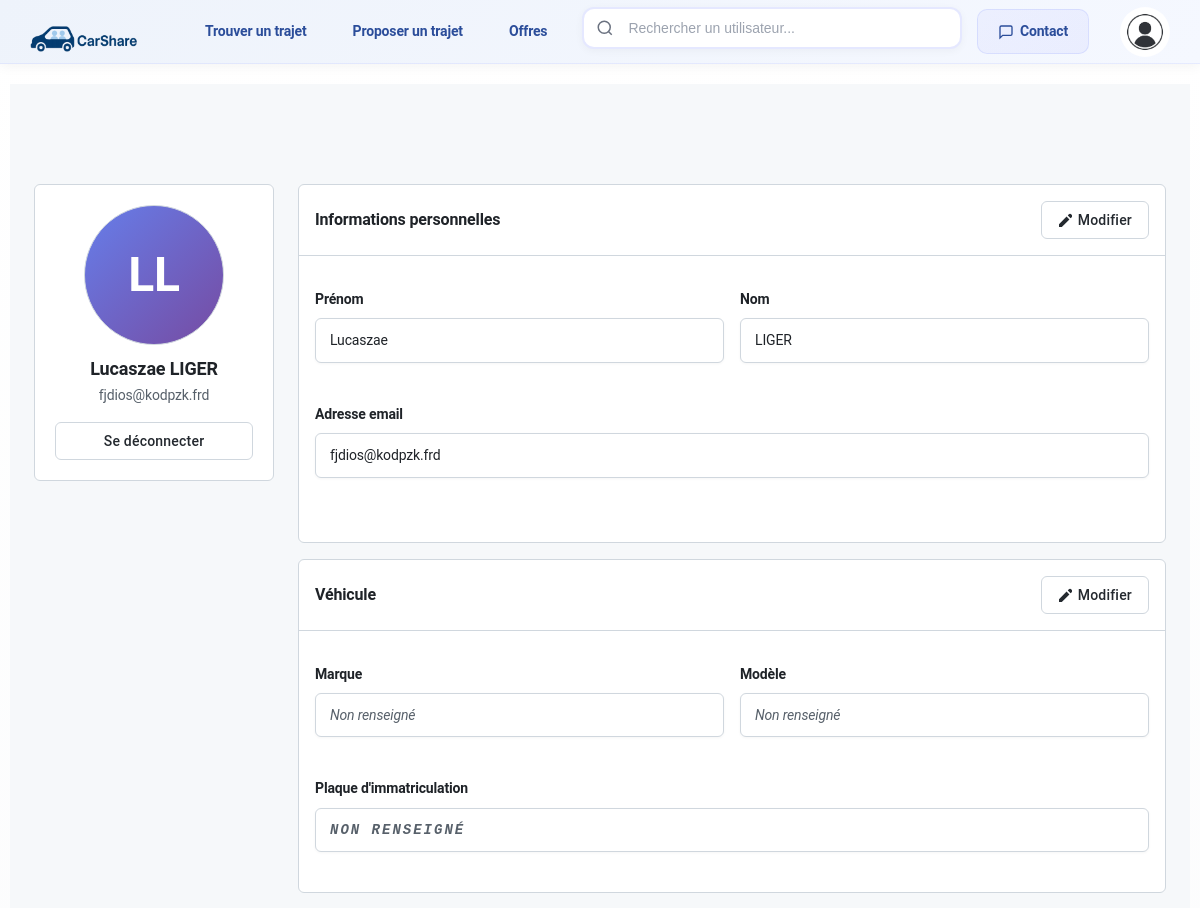
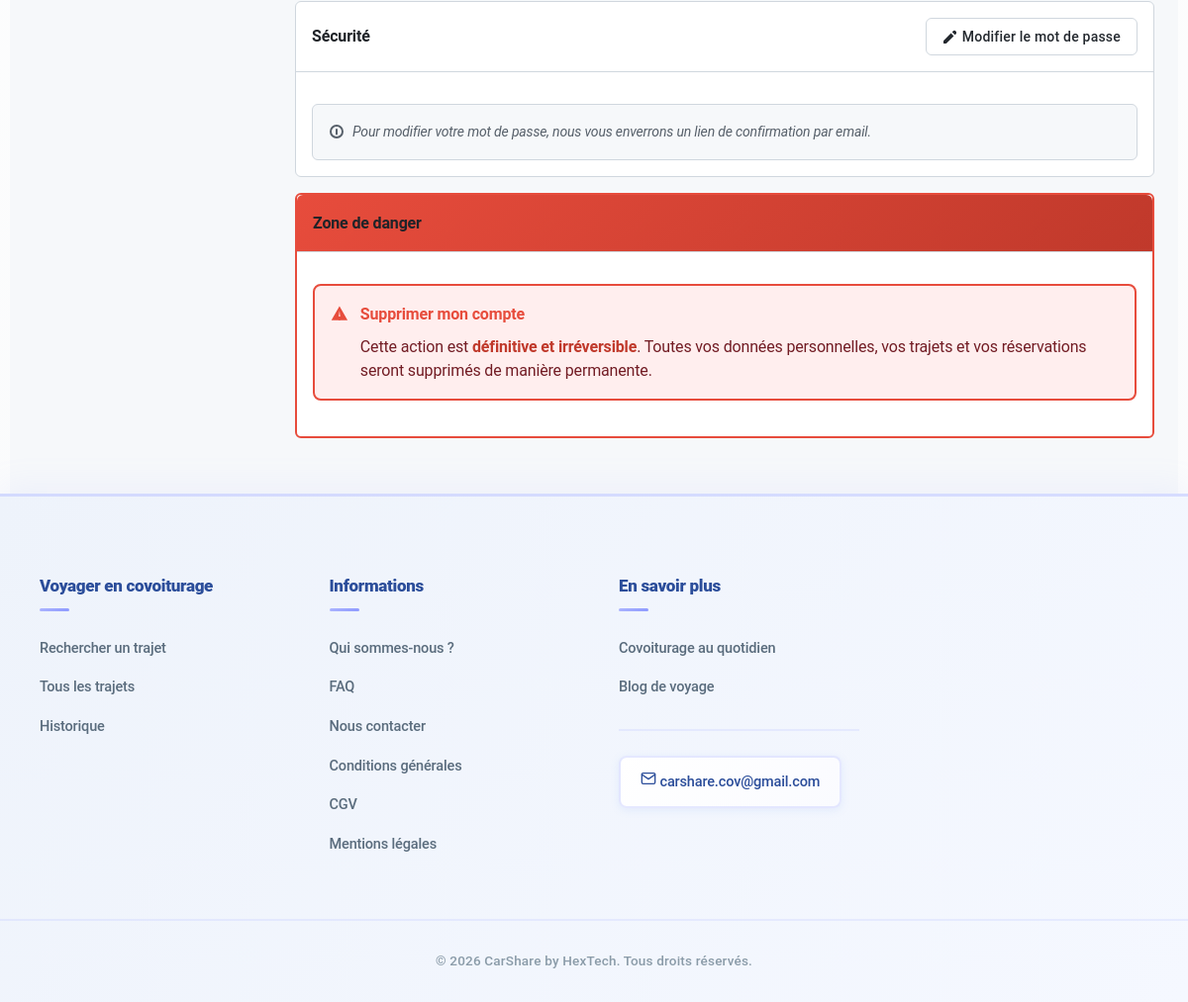
Screenshot of /index.php?action=profile (signed in) with the database file from the repository (2 pictures, top to bottom).
### tables this page shows
CREATE TABLE `users` (
  `id` bigint(20) UNSIGNED NOT NULL,
  `first_name` varchar(255) DEFAULT NULL,
  `last_name` varchar(255) DEFAULT NULL,
  `birth_date` date DEFAULT NULL,
  `email` varchar(255) NOT NULL,
  `password_hash` varchar(255) NOT NULL,
  `is_admin` tinyint(1) DEFAULT '0',
  `is_verified_user` tinyint(1) DEFAULT '0',
  `car_brand` varchar(255) DEFAULT NULL,
  `car_model` varchar(255) DEFAULT NULL,
  `car_year` int(11) DEFAULT NULL,
  `car_plate` varchar(255) DEFAULT NULL,
  `car_is_verified` tinyint(1) DEFAULT '0',
  `created_at` timestamp NOT NULL DEFAULT CURRENT_TIMESTAMP,
  `global_rating` float DEFAULT NULL,
  `profile_picture_path` varchar(255) DEFAULT NULL,
  `car_crit_air` tinyint(4) DEFAULT NULL
);

### controller/ProfileController.php (called while the page is built, shortened)
<?php
require_once __DIR__ . "/../model/ProfileModel.php";
require_once __DIR__ . "/../config.php";
class ProfileController {
    public function render() {
        $model = new ProfileModel();
        $userData = $model->getUserProfile($_SESSION['user_id']);
        $user = $userData;
        require __DIR__ . "/../view/ProfileView.php";
    }
}

### config.php (called while the page is built, shortened)
<?php
function url($path = '') {
    $path = ltrim($path, '/');
    return BASE_URL . $path;
}
function asset($asset) {
    $asset = ltrim($asset, '/');
    $asset = preg_replace('#^assets/#', '', $asset);
    return BASE_PATH . 'assets/' . $asset;
}

### model/Database.php (called while the page is built, shortened)
<?php
class Database {
    private static $db = null;
    private static $instance = null;
    public static function getInstance() {
        if (self::$instance === null) {
            self::$instance = new self();
        }
        return self::$instance;
    }
    public function getConnection() {
        include_once __DIR__ . '/../config.php';
        if (self::$db === null) {
            try {
                $dsn = "mysql:host=" . DB_HOST .
                       ";port=" . (defined('DB_PORT') ? DB_PORT : '3306') .
                       ";dbname=" . DB_NAME .
                       ";charset=utf8mb4";
                $options = [
                    PDO::ATTR_ERRMODE => PDO::ERRMODE_EXCEPTION,
                    PDO::ATTR_DEFAULT_FETCH_MODE => PDO::FETCH_ASSOC,
                    PDO::ATTR_EMULATE_PREPARES => false
                ];
                self::$db = new PDO($dsn, DB_USER, DB_PASS, $options);
            } catch (PDOException $e) {
                error_log("Erreur connexion BD: " . $e->getMessage());
                die("Erreur de connexion à la base de données. Veuillez réessayer plus tard.");
            }
        }
        return self::$db;
    }
    public static function getDb() {
        return self::getInstance()->getConnection();
    }
}

### model/ProfileModel.php (called while the page is built, shortened)
<?php
require_once __DIR__ . '/Database.php';
class ProfileModel {
    private $db;
    public function __construct() {
        $this->db = Database::getDb();
    }
    public function getUserProfile($userId) {
        $stmt = $this->db->prepare("SELECT * FROM users WHERE id = ?");
        $stmt->execute([$userId]);
        return $stmt->fetch();
    }
}

### view/ProfileView.php (the view, shortened to what this page needs)
<link rel="stylesheet" href="<?= asset('styles/page_profil.css') ?>">
<div class="profile-container">
    <div class="profile-layout">
        <aside class="profile-sidebar">
            <div class="profile-avatar-container">
                <?php if (!empty($user['profile_photo'])): ?>
                    <img src="<?= htmlspecialchars($user['profile_photo']) ?>" alt="Photo de profil" class="profile-avatar">
                <?php else: ?>
                    <div class="profile-avatar profile-avatar-default">
                        <span><?= strtoupper(substr($user['first_name'] ?? 'U', 0, 1) . substr($user['last_name'] ?? 'U', 0, 1)) ?></span>
                    </div>
                <?php endif; ?>
            </div>
            <div class="profile-identity">
                <h1 class="profile-name"><?= htmlspecialchars($user['first_name'] ?? '') ?> <?= htmlspecialchars($user['last_name'] ?? '') ?></h1>
                <p class="profile-email"><?= htmlspecialchars($user['email'] ?? '') ?></p>
            </div>
            <a href="<?= url('index.php?action=logout') ?>" class="btn btn-logout-sidebar">Se déconnecter</a>
        </aside>
        <div class="profile-main">
            <div class="profile-card">
                <div class="card-header">
                    <h2>Informations personnelles</h2>
                    <button type="button" class="btn btn-edit" id="editProfileBtn">
                        <svg width="14" height="14" viewBox="0 0 14 14" fill="none">
                            <path d="M10.586 1.586a2 2 0 112.828 2.828l-.793.793-2.828-2.828.793-.793zM8.586 3.586L1 11.172V14h2.828l7.586-7.586L8.586 3.586z" fill="currentColor"/>
                        </svg>
                        Modifier
                    </button>
                </div>
                <form method="POST" action="<?= url('index.php?action=profile') ?>" id="profileForm">
                    <div class="card-body">
                        <div class="info-grid">
                            <div class="info-field">
                                <label>Prénom</label>
                                <div class="info-display" data-field="first_name"><?= htmlspecialchars($user['first_name'] ?? '') ?></div>
                            </div>
                            <div class="info-field">
                                <label>Nom</label>
                                <div class="info-display" data-field="last_name"><?= htmlspecialchars($user['last_name'] ?? '') ?></div>
                            </div>
                            <div class="info-field full-width">
                                <label>Adresse email</label>
                                <div class="info-display" data-field="email"><?= htmlspecialchars($user['email'] ?? '') ?></div>
                            </div>
                        </div>
                    </div>
                </form>
            </div>
            <div class="profile-card">
                <div class="card-header">
                    <h2>Véhicule</h2>
                    <button type="button" class="btn btn-edit" id="editVehicleBtn">
                        <svg width="14" height="14" viewBox="0 0 14 14" fill="none">
                            <path d="M10.586 1.586a2 2 0 112.828 2.828l-.793.793-2.828-2.828.793-.793zM8.586 3.586L1 11.172V14h2.828l7.586-7.586L8.586 3.586z" fill="currentColor"/>
                        </svg>
                        Modifier
                    </button>
                </div>
                <form method="POST" action="<?= url('index.php?action=profile') ?>" id="vehicleForm">
                    <div class="card-body">
                        <div class="info-grid">
                            <div class="info-field">
                                <label>Marque</label>
                                <div class="info-display" data-field="car_brand"><?= !empty($user['car_brand']) ? htmlspecialchars($user['car_brand']) : '<span class="text-muted">Non renseigné</span>' ?></div>
                            </div>
                            <div class="info-field">
                                <label>Modèle</label>
                                <div class="info-display" data-field="car_model"><?= !empty($user['car_model']) ? htmlspecialchars($user['car_model']) : '<span class="text-muted">Non renseigné</span>' ?></div>
                            </div>
                            <div class="info-field full-width">
                                <label>Plaque d'immatriculation</label>
                                <div class="info-display license-plate" data-field="car_plate"><?= !empty($user['car_plate']) ? htmlspecialchars($user['car_plate']) : '<span class="text-muted">Non renseigné</span>' ?></div>
                            </div>
                        </div>
                    </div>
                </form>
            </div>
            <div class="profile-card">
                <div class="card-header">
                    <h2>Sécurité</h2>
                    <button type="button" class="btn btn-edit" id="editPasswordBtn">
                        <svg width="14" height="14" viewBox="0 0 14 14" fill="none">
                            <path d="M10.586 1.586a2 2 0 112.828 2.828l-.793.793-2.828-2.828.793-.793zM8.586 3.586L1 11.172V14h2.828l7.586-7.586L8.586 3.586z" fill="currentColor"/>
                        </svg>
                        Modifier le mot de passe
                    </button>
                </div>
                <form method="POST" action="<?= url('index.php?action=profile') ?>" id="passwordForm" novalidate>
                    <div class="card-body">
                        <div class="password-info" id="passwordInfo">
                            <p class="text-muted">
                                <svg width="16" height="16" viewBox="0 0 16 16" fill="none" style="vertical-align: middle; margin-right: 8px;">
                                    <path d="M8 14A6 6 0 108 2a6 6 0 000 12z" stroke="currentColor" stroke-width="2"/>
                                    <path d="M8 6v4M8 10v.5" stroke="currentColor" stroke-width="2" stroke-linecap="round"/>
                                </svg>
                                Pour modifier votre mot de passe, nous vous enverrons un lien de confirmation par email.
                            </p>
                        </div>
                    </div>
                </form>
            </div>
            <div class="profile-card danger-card">
                <div class="card-header">
                    <h2>Zone de danger</h2>
                </div>
                <form method="POST" class="profile-form" id="deleteAccountForm">
                    <div class="card-body">
                        <div class="danger-warning">
                            <svg width="24" height="24" viewBox="0 0 24 24" fill="none" style="margin-right: 12px;">
                                <path d="M12 2L1 21h22L12 2zm0 6l1 8h-2l1-8zm0 10.5c-.83 0-1.5.67-1.5 1.5s.67 1.5 1.5 1.5 1.5-.67 1.5-1.5-.67-1.5-1.5-1.5z" fill="#e74c3c"/>
                            </svg>
                            <div>
                                <h3>Supprimer mon compte</h3>
                                <p>Cette action est <strong>définitive et irréversible</strong>. Toutes vos données personnelles, vos trajets et vos réservations seront supprimés de manière permanente.</p>
                            </div>
                        </div>
                    </div>
                </form>
            </div>
        </div>
    </div>
</div>

### assets/styles/index.css (style rules this page uses)
* { box-sizing: border-box; }
body { font-family: 'Roboto', 'Inter', -apple-system, BlinkMacSystemFont, "Segoe UI", Arial, sans-serif; margin: 0; padding: 0; min-height: 100vh; display: flex; flex-direction: column; background: linear-gradient(180deg, #ffffff 0%, #f9fafb 100%); color: #1f2937; line-height: 1.6; letter-spacing: -0.01em; max-width: 100vw; overflow-x: hidden; -webkit-font-smoothing: antialiased; -moz-osx-font-smoothing: grayscale; }
a { text-decoration: none; color: inherit; }

### assets/styles/home.css (style rules this page uses)
a { text-decoration: none; color: inherit; }

### assets/styles/searchPage.css (style rules this page uses)
body { min-height: 100vh; display: flex; flex-direction: column; }

### assets/styles/global-enhancements.css (style rules this page uses)
* { transition-timing-function: cubic-bezier(0.4, 0, 0.2, 1); }

### assets/styles/design-improvements.css (style rules this page uses)
.card, .trip-card, .review-card, .profile-card { transition: all 0.3s cubic-bezier(0.4, 0, 0.2, 1); animation: fadeInUp 0.5s ease-out; }
button, .btn, input[type="submit"], input[type="button"] { font-weight: 700; letter-spacing: 0.2px; transition: all 0.3s cubic-bezier(0.4, 0, 0.2, 1); }
a { transition: all 0.2s cubic-bezier(0.4, 0, 0.2, 1); }

### assets/styles/user-profile.css (style rules this page uses)
.profile-avatar { position: relative; }

### rows the page displays
users: first_name+last_name "LL", first_name "Lucaszae", last_name "LIGER", email "fjdios@kodpzk.frd"
